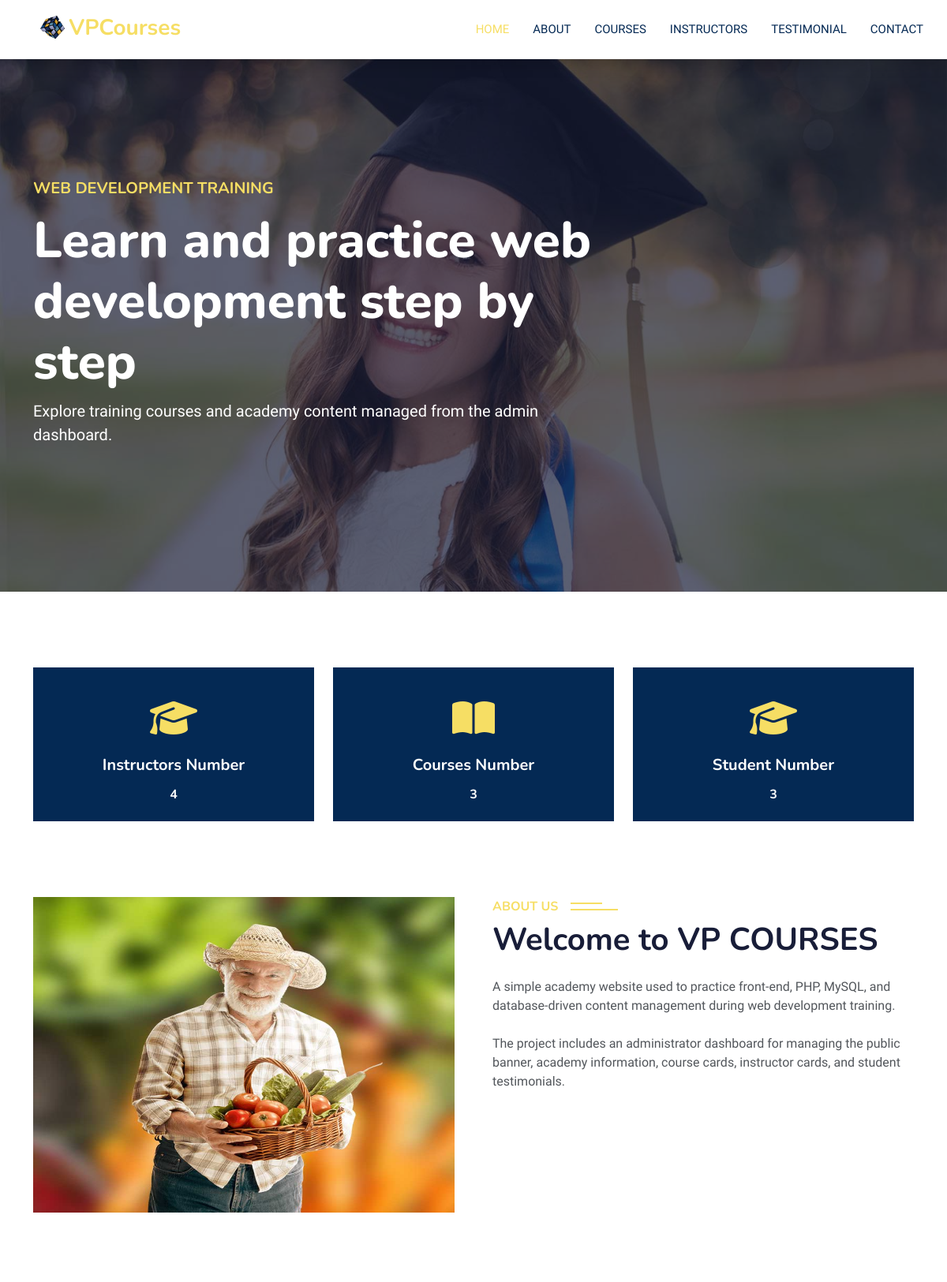
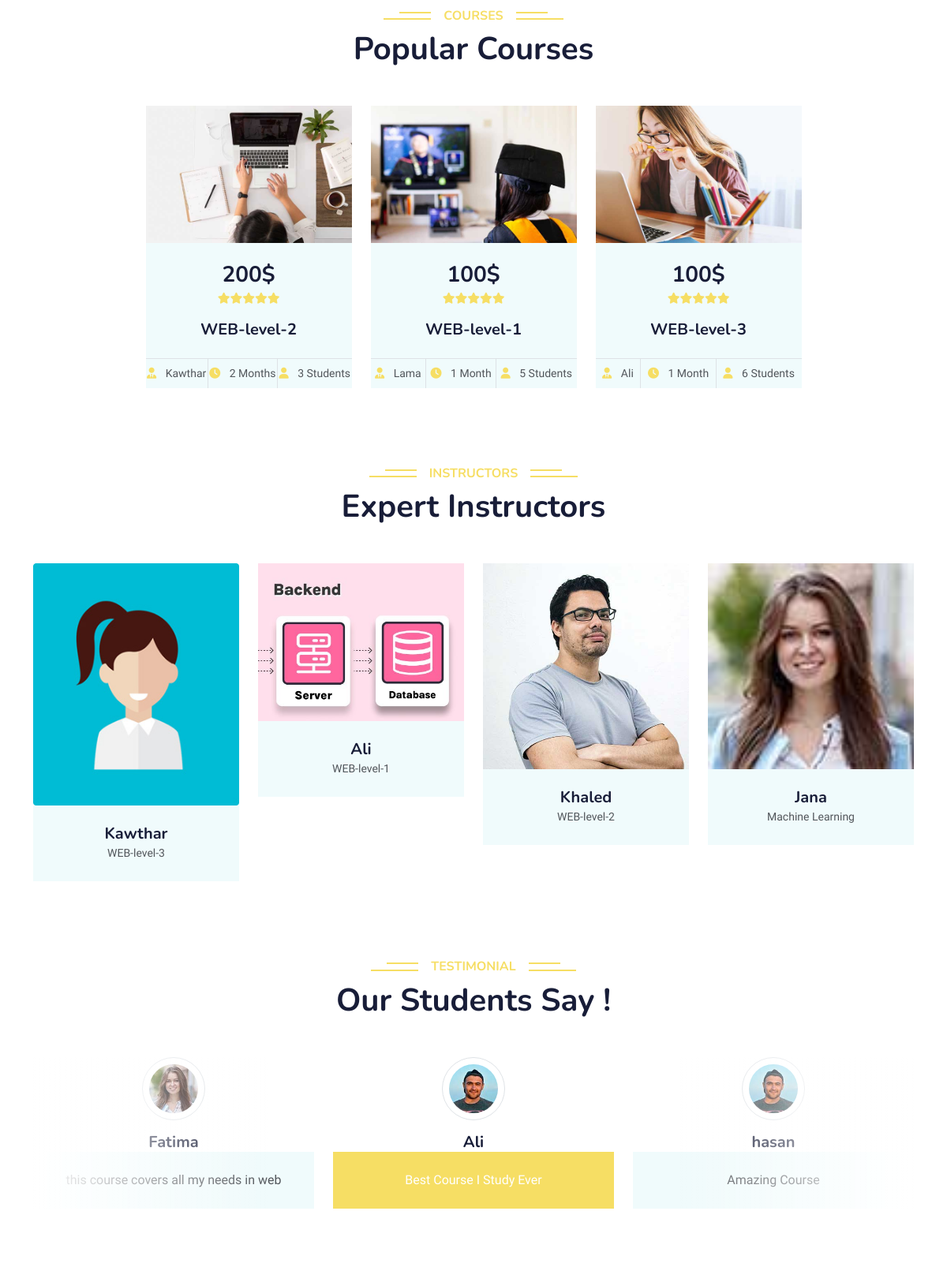
Screenshot of /vpCourses/index.php (upper part) with the database file from the repository (2 pictures, top to bottom).
### tables this page shows
CREATE TABLE IF NOT EXISTS `carusel` (
  `slider_id` int UNSIGNED NOT NULL AUTO_INCREMENT,
  `slider_iamge` varchar(255) DEFAULT NULL,
  `descriptioin1` varchar(255) NOT NULL,
  `descriptioin2` varchar(255) NOT NULL,
  `descriptioin3` varchar(1000) NOT NULL,
  PRIMARY KEY (`slider_id`)
);

CREATE TABLE IF NOT EXISTS `about` (
  `id` int UNSIGNED NOT NULL AUTO_INCREMENT,
  `title` varchar(255) NOT NULL,
  `about_img` varchar(255) DEFAULT NULL,
  `description1` varchar(255) NOT NULL,
  `description2` varchar(255) NOT NULL,
  `skills` varchar(255) NOT NULL,
  PRIMARY KEY (`id`)
);

CREATE TABLE IF NOT EXISTS `admincourse` (
  `id` int UNSIGNED NOT NULL AUTO_INCREMENT,
  `course_image` varchar(255) DEFAULT NULL,
  `instructor` varchar(255) NOT NULL,
  `course_name` varchar(255) NOT NULL,
  `price` int NOT NULL,
  `duration` varchar(255) NOT NULL,
  `student_number` int NOT NULL,
  PRIMARY KEY (`id`)
);

CREATE TABLE IF NOT EXISTS `admininstructor` (
  `id` int UNSIGNED NOT NULL AUTO_INCREMENT,
  `name` varchar(255) NOT NULL,
  `course` varchar(255) NOT NULL,
  `image` varchar(255) DEFAULT NULL,
  PRIMARY KEY (`id`)
);

CREATE TABLE IF NOT EXISTS `adminstudent` (
  `id` int UNSIGNED NOT NULL AUTO_INCREMENT,
  `name` varchar(255) NOT NULL,
  `comment` varchar(255) NOT NULL,
  `std_image` varchar(255) DEFAULT NULL,
  PRIMARY KEY (`id`)
);

### vpCourses/index.php (the view, shortened to what this page needs)
<?php
require('common/header.php');
require('connect.php');
$sql_about = "SELECT * FROM `about`";
$result_about = $conn->query($sql_about);
$aboutUs = $result_about->fetch_all(MYSQLI_ASSOC);
$sql_popularCourses = "SELECT * from admincourse";
$result_popularCourses = $conn->query($sql_popularCourses);
$popularCourses = $result_popularCourses->fetch_all(MYSQLI_ASSOC);
$sql_instructor = "SELECT * from admininstructor";
$result_instructor = $conn->query($sql_instructor);
$instructors = $result_instructor->fetch_all(MYSQLI_ASSOC);
$sql_std = "SELECT * from adminstudent";
$result_std = $conn->query($sql_std);
$students = $result_std->fetch_all(MYSQLI_ASSOC);
$sql_instructorCount = "SELECT COUNT(*) as instructor_count FROM `admininstructor`";
$result_instructorCount = $conn->query($sql_instructorCount);
$instructorCount = $result_instructorCount->fetch_assoc();
$sql_courseCount = "SELECT COUNT(*) as course_count FROM `admincourse`";
$result_courseCount = $conn->query($sql_courseCount);
$courseCount = $result_courseCount->fetch_assoc();
$sql_stdCount = "SELECT COUNT(*) as std_count FROM `adminstudent`";
$result_stdCount = $conn->query($sql_stdCount);
$stdCount = $result_stdCount->fetch_assoc();
$sql_banner = "SELECT `slider_id`, `slider_iamge`, `descriptioin1`, `descriptioin2`, `descriptioin3` FROM `carusel` ";
$result_banner = $conn->query($sql_banner);
$banners = $result_banner->fetch_all(MYSQLI_ASSOC);
?>
<body>
    <?php require('common/navbar.php'); ?>
    <div class="container-fluid p-0 mb-5">
        <div class="owl-carousel header-carousel position-relative">
            <div class="owl-carousel-item position-relative">
                <img class="img-fluid" src="img/banner/<?php echo $banners[0]['slider_iamge'] ?>" alt="">
                <div class="position-absolute top-0 start-0 w-100 h-100 d-flex align-items-center" style="background: rgba(24, 29, 56, .7);">
                    <div class="container">
                        <div class="row justify-content-start">
                            <div class="col-sm-10 col-lg-8">
                                <h5 class="text-primary text-uppercase mb-3 animated slideInDown"><?php echo $banners[0]['descriptioin1'] ?></h5>
                                <h1 class="display-3 text-white animated slideInDown"><?php echo $banners[0]['descriptioin2'] ?></h1>
                                <p class="fs-5 text-white mb-4 pb-2"><?php echo $banners[0]['descriptioin3'] ?>.</p>
                            </div>
                        </div>
                    </div>
                </div>
            </div>
        </div>
    </div>
    <div class="container-xxl py-5 text-white" >
        <div class="container">
            <div class="row g-4">
                <div class="col-lg-4 col-sm-6 wow fadeInUp" data-wow-delay="0.1s">
                    <div class="service-item text-center pt-3">
                        <div class="p-4"><i class="fa fa-3x fa-graduation-cap text-primary mb-4"></i>
                            <h5 class="mb-3 text-white">Instructors Number</h5>
                            <h6 class="mb-0 counter text-center text-white"><?php echo $instructorCount['instructor_count']; ?></h6>
                        </div>
                    </div>
                </div>
                <div class="col-lg-4 col-sm-6 wow fadeInUp" data-wow-delay="0.3s">
                    <div class="service-item text-center pt-3">
                        <div class="p-4"><i class="fa fa-3x fa-book-open text-primary mb-4"></i>
                            <h5 class="mb-3 text-white">Courses Number</h5>
                            <h6 class="mb-0 counter text-center text-white"><?php echo $courseCount['course_count']; ?></h6>
                        </div>
                    </div>
                </div>
                <div class="col-lg-4 col-sm-6 wow fadeInUp" data-wow-delay="0.5s">
                    <div class="service-item text-center pt-3">
                        <div class="p-4"><i class="fa fa-3x fa-graduation-cap text-primary mb-4"></i>
                            <h5 class="mb-3 text-white">Student Number</h5>
                            <h6 class="mb-0 counter text-center text-white"><?php echo $stdCount['std_count']; ?></h6>
                        </div>
                    </div>
                </div>
            </div>
        </div>
    </div>
    <div class="container-xxl py-5" id="about">
        <div class="container">
            <div class="row g-5">
                <div class="col-lg-6 wow fadeInUp" data-wow-delay="0.1s" style="min-height: 400px;">
                    <div class="position-relative h-100">
                        <img class="img-fluid position-absolute w-100 h-100" src="img/about/<?php echo $aboutUs[0]['about_img'] ?>" alt="" style="width:100%">
                    </div>
                </div>
                <div class="col-lg-6 wow fadeInUp" data-wow-delay="0.3s">
                    <div class="row d-flex">
                        <div class="col-6 text-start">
                            <h6 class="section-title bg-white text-start text-primary pe-3">About Us</h6>
                        </div>
                        <h1 class="mb-4" id="titleCell">Welcome to <?php echo $aboutUs[0]['title'] ?></h1>
                        <p class="mb-4" id="FirstDescriptionCell"><?php echo $aboutUs[0]['description1'] ?></p>
                        <p class="mb-4" id="secondDescriptionCell"><?php echo $aboutUs[0]['description2'] ?></p>
                    </div>
                </div>
            </div>
        </div>
    </div>
    <div class="container-xxl py-5" id="courses">
        <div class="container">
            <div class="text-center wow fadeInUp" data-wow-delay="0.1s">
                <h6 class="section-title bg-white text-center text-primary px-3">Courses</h6>
                <h1 class="mb-5">Popular Courses</h1>
            </div>
            <div class="row g-4 justify-content-center"><?php foreach ($popularCourses as $popCourses) { ?><div class="col-lg-4 col-md-6 wow fadeInUp" data-wow-delay="0.1s" style="width: 285px;">
                        <div class="course-item bg-light">
                            <div class="position-relative overflow-hidden"><img class="img-fluid" src="img/courses/<?php echo $popCourses['course_image'] ?>" style=" object-fit: contain;" width="285px" height="250px" alt="">
                            </div>
                            <div class="text-center p-4 pb-0">
                                <h3 class="mb-0"><?php echo $popCourses['price'] ?>$</h3>
                                <div class="mb-3"><small class="fa fa-star text-primary"></small><small class="fa fa-star text-primary"></small><small class="fa fa-star text-primary"></small><small class="fa fa-star text-primary"></small><small class="fa fa-star text-primary"></small></div>
                                <h5 class="mb-4"><?php echo $popCourses['course_name'] ?></h5>
                            </div>
                            <div class="d-flex border-top">
                                <small class="flex-fill text-center border-end py-2">
                                    <i class="fa fa-user-tie text-primary me-2"></i>
                                    <?php echo $popCourses['instructor'] ?>
                                </small>
                                <small class="flex-fill text-center border-end py-2">
                                    <i class="fa fa-clock text-primary me-2"></i>
                                    <?php echo $popCourses['duration'] ?>
                                </small><small class="flex-fill text-center py-2">
                                    <i class="fa fa-user text-primary me-2"></i>
                                    <?php echo $popCourses['student_number'] ?> Students
                                </small>
                            </div>
                        </div>
                    </div>
                <?php } ?>
            </div>
        </div>
    </div>
    <div class="container-xxl py-5" id="team">
        <div class="container">
            <div class="text-center wow fadeInUp" data-wow-delay="0.1s">
                <h6 class="section-title bg-white text-center text-primary px-3">Instructors</h6>
                <h1 class="mb-5">Expert Instructors</h1>
            </div>
            <div class="row g-4">
                <?php foreach ($instructors as $i) { ?>
                    <div class="col-lg-3 col-md-6 wow fadeInUp" data-wow-delay="0.5s">
                        <div class="team-item bg-light">
                            <div class="overflow-hidden"><img class="img-fluid" src="img/instructors/<?php echo $i['image'] ?>" width="100%" alt=""></div>
                            <div class="text-center p-4">
                                <h5 class="mb-0"><?php echo $i['name'] ?></h5><small><?php echo $i['course'] ?></small>
                            </div>
                        </div>
                    </div><?php } ?>
            </div>
        </div>
    </div>
    <div class="container-xxl py-5 wow fadeInUp" data-wow-delay="0.1s" id="feedback">
        <div class="container">
            <div class="text-center">
                <h6 class="section-title bg-white text-center text-primary px-3">Testimonial</h6>
                <h1 class="mb-5">Our Students Say !</h1>
            </div>
            <div class="owl-carousel testimonial-carousel position-relative">
                <?php foreach ($students as $std) { ?>
                    <div class="testimonial-item text-center"><img class="border rounded-circle p-2 mx-auto mb-3" src="img/students/<?php echo $std['std_image'] ?>" style="width: 80px; height: 80px;">
                        <h5 class="mb-0"><?php echo $std['name'] ?></h5>
                        <div class="testimonial-text bg-light text-center p-4">
                            <p class="mb-0"><?php echo $std['comment'] ?></p>
                        </div>
                    </div>
                <?php } ?>
            </div>
        </div>
    </div>
</body>
</html>

### vpCourses/css/style.css (style rules this page uses)
:root { --primary: #f6de64; --light: #042954; --dark: #042954; }
.section-title { position: relative; display: inline-block; text-transform: uppercase; }
.section-title::before { position: absolute; content: ""; width: calc(100% + 80px); height: 2px; top: 4px; left: -40px; background: var(--primary); z-index: -1; }
.section-title::after { position: absolute; content: ""; width: calc(100% + 120px); height: 2px; bottom: 5px; left: -60px; background: var(--primary); z-index: -1; }
.section-title.text-start::before { width: calc(100% + 40px); left: 0; }
.section-title.text-start::after { width: calc(100% + 60px); left: 0; }
.service-item { background: var(--light); transition: .5s; }
.service-item * { transition: .5s; }
.category img, .course-item img { transition: .5s; }
.team-item img { transition: .5s; }
.testimonial-carousel::before { position: absolute; content: ""; top: 0; left: 0; height: 100%; width: 0; background: linear-gradient(to right, rgba(255, 255, 255, 1) 0%, rgba(255, 255, 255, 0) 100%); z-index: 1; }
.testimonial-carousel::after { position: absolute; content: ""; top: 0; right: 0; height: 100%; width: 0; background: linear-gradient(to left, rgba(255, 255, 255, 1) 0%, rgba(255, 255, 255, 0) 100%); z-index: 1; }
@media (min-width: 768px) { .testimonial-carousel::before, .testimonial-carousel::after { width: 200px; } }
@media (min-width: 992px) { .testimonial-carousel::before, .testimonial-carousel::after { width: 300px; } }
.testimonial-carousel .owl-item .testimonial-text, .testimonial-carousel .owl-item.center .testimonial-text * { transition: .5s; }
.testimonial-carousel .owl-item.center .testimonial-text { background: var(--primary) !important; }
.testimonial-carousel .owl-item.center .testimonial-text * { color: #FFFFFF !important; }

### rows the page displays
carusel: slider_iamge (picture), descriptioin1 "WEB DEVELOPMENT TRAINING", descriptioin2 "Learn and practice web development step by step", descriptioin3 "Explore training courses and academy content managed from the admin dashboard"
about: about_img (picture), title "VP COURSES", description1 "A simple academy website used to practice front-end, PHP, MySQL, and database-driven content management during web development training.", description2 "The project includes an administrator dashboard for managing the public banner, academy information, course cards, instructor cards, and student testimonials."
admincourse: course_image (picture), price "200", course_name "WEB-level-2", instructor "Kawthar", duration "2 Months", student_number "3"
admincourse: course_image (picture), price "100", course_name "WEB-level-1", instructor "Lama", duration "1 Month", student_number "5"
admincourse: course_image (picture), price "100", course_name "WEB-level-3", instructor "Ali", duration "1 Month", student_number "6"
admininstructor: image (picture), name "Kawthar", course "WEB-level-3"
admininstructor: image (picture), name "Ali", course "WEB-level-1"
admininstructor: image (picture), name "Khaled", course "WEB-level-2"
admininstructor: image (picture), name "Jana", course "Machine Learning"
adminstudent: std_image (picture), name "Ali", comment "Best Course I Study Ever"
adminstudent: std_image (picture), name "hasan", comment "Amazing Course"
adminstudent: std_image (picture), name "Fatima", comment "this course covers all my needs in web"

### other values shown
$instructorCount['instructor_count'] "4"
$courseCount['course_count'] "3"
$stdCount['std_count'] "3"
